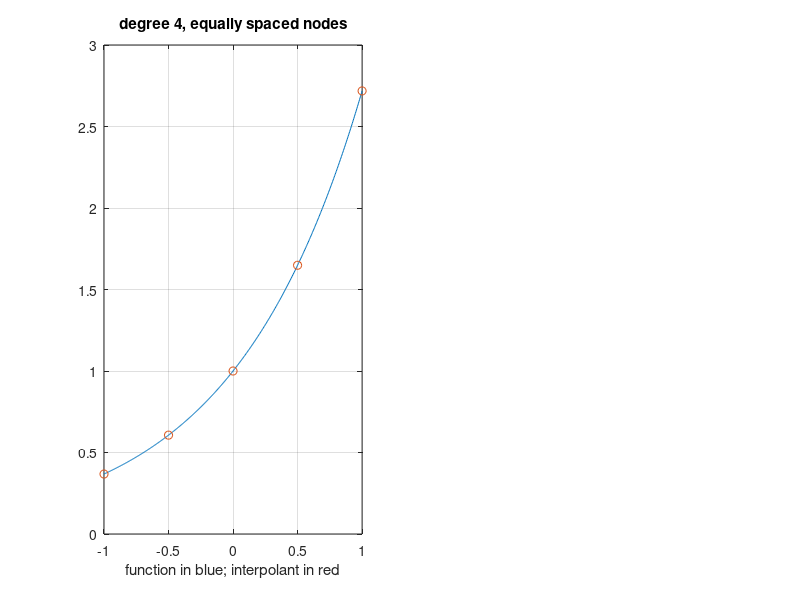

Write the MATLAB code that produced this figure. (Note: this script raises an error after producing the figure.)
xx=linspace(-1,1,500);
yy=exp(xx);

deg=[4 8 16 32]

for n=deg
  clf
  nodes=-1:2/n:1;
  y=exp(nodes);
  subplot(1,2,1)
  plot(xx,yy)
  hold on
  grid on  
  plot(nodes,y,'o')
  t1=sprintf('degree %d, equally spaced nodes',n);
  title(t1);
  xlabel('function in blue; interpolant in red');
  pause
  [c,N]=newtonIP(nodes,y);
  yInterpEqual=functionEval(N,xx);
  errEqual=yy-yInterpEqual;
  plot(xx,yInterpEqual,'r')
  
  nodes=chebyNodes(n);
  y=exp(nodes);
  subplot(1,2,2)
  plot(xx,yy)
  hold on
  grid on
  plot(nodes,y,'o')
  t2=sprintf('degree %d, Chebychev nodes',n);
  title(t2);
  xlabel('funtion in blue; interpolant in red');
  pause
  [c,N]=newtonIP(nodes,y);
  yInterpCheby=functionEval(N,xx);
  plot(xx,yInterpCheby,'r')
  errCheby=yy-yInterpCheby;
  pause
  
  clf
  subplot(1,2,1)
  plot(xx,errEqual);
  hold on
  title(sprintf('Error equally spaced, deg=%d',n))
  m=max(abs(errEqual));
  str=sprintf('Max absolute error is %1.5e',m);
  xlabel(str);
  plot([xx(1) xx(length(xx))],[0 0],'k');
  grid on
  
  subplot(1,2,2)
  plot(xx,errCheby);
  hold on
  title(sprintf('Error Chebychev nodes, deg=%d',n))
  grid on
  m=max(abs(errCheby));
  str=sprintf('Max absolute error is %1.5e',m);
  xlabel(str);
  plot([xx(1) xx(length(xx))],[0 0],'k');
  grid on
  pause
  
end


